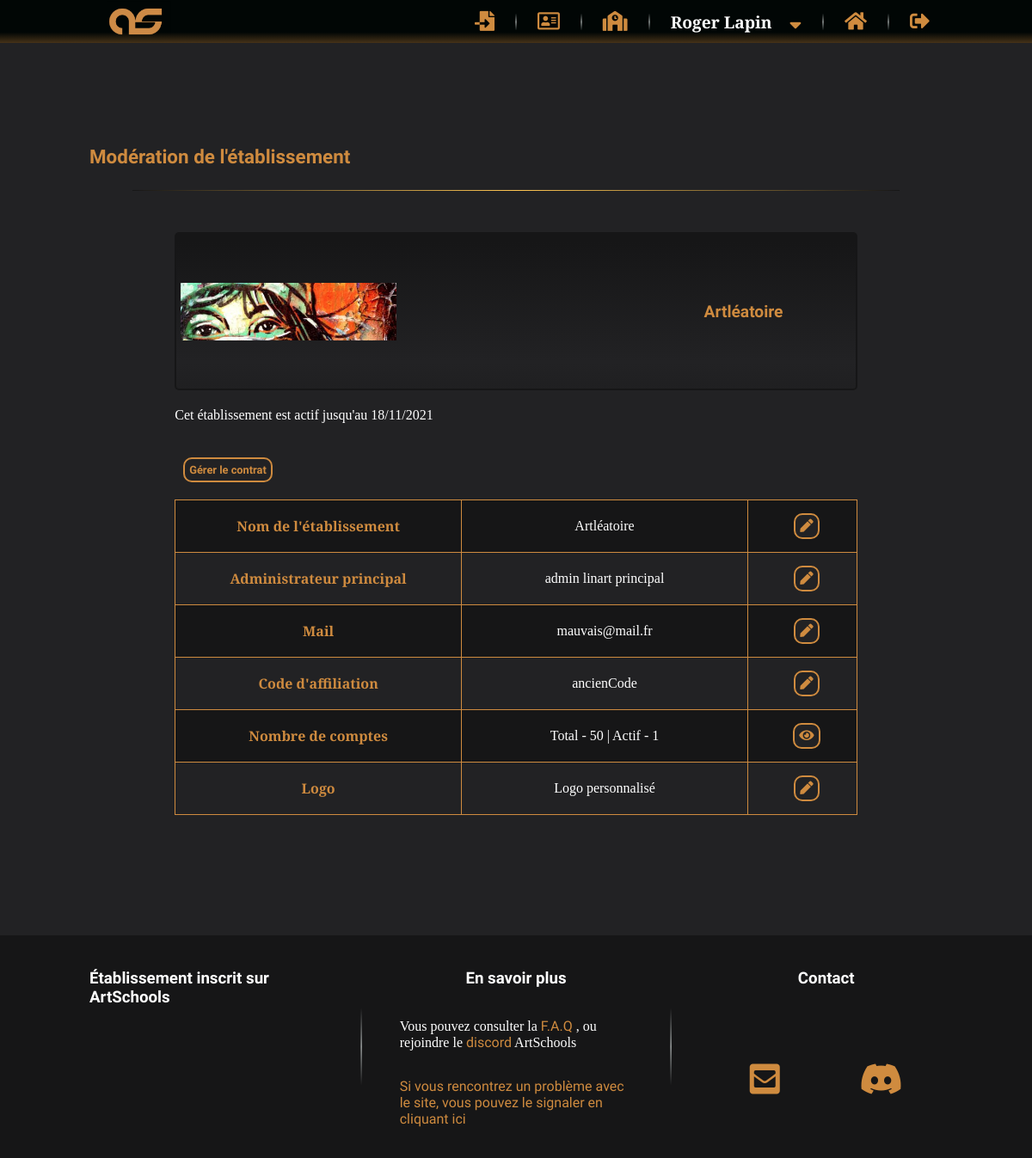
The page /P5_01_Code/indexAdmin.php?action=moderatSchool (signed in) on the database its author committed.
### tables this page shows
CREATE TABLE IF NOT EXISTS `as_school` (
  `id` int(11) NOT NULL AUTO_INCREMENT,
  `idAdmin` int(11) NOT NULL,
  `name` varchar(255) NOT NULL,
  `nameAdmin` varchar(255) NOT NULL,
  `mail` varchar(255) NOT NULL,
  `schoolGroups` text DEFAULT NULL,
  `code` varchar(255) NOT NULL,
  `nbEleve` int(11) DEFAULT 0,
  `nbActiveAccount` int(11) NOT NULL DEFAULT 0,
  `dateInscription` datetime NOT NULL,
  `logo` text NOT NULL,
  `isActive` tinyint(1) NOT NULL DEFAULT 1,
  `profileBannerInfo` text DEFAULT NULL,
  `profilePictureInfo` text DEFAULT NULL,
  `profileTextInfo` text DEFAULT NULL,
  PRIMARY KEY (`id`),
  KEY `idAdmin` (`idAdmin`) USING BTREE
);

### P5_01_Code/model/RenderView.php (called while the page is built, shortened)
<?php
class RenderView
{
    public static function render(string $template, string $view, array $data = null)
    {
        require 'view/' . $view;
    }
}

### P5_01_Code/model/School.php (called while the page is built, shortened)
<?php
class School
{
    private $id,
        $idAdmin,
        $name,
        $nameAdmin,
        $mail,
        $schoolGroups,
        $listSchoolGroups,
        $code,
        $nbEleve,
        $nbActiveAccount,
        $dateInscription,
        $logo,
        $isActive,
        $profileBannerInfo = null,
        $profileBanner,
        $noBanner,
        $profilePictureInfo = null,
        $profilePicture,
        $profilePictureOrientation,
        $profilePictureSize,
        $profileTextInfo = null,
        $profileTextBlock,
        $profileTextSchool;
    public function getIdAdmin()
    {
        return intval($this->idAdmin);
    }
    public function getName()
    {
        return $this->name;
    }
    public function getNameAdmin()
    {
        return $this->nameAdmin;
    }
    public function getMail()
    {
        return $this->mail;
    }
    public function getCode()
    {
        return $this->code;
    }
    public function getNbEleve()
    {
        return intval($this->nbEleve);
    }
    public function getNbActiveAccount()
    {
        return intval($this->nbActiveAccount);
    }
    public function getLogo()
    {
        return $this->logo;
    }
    public function getIsActive()
    {
        return $this->isActive;
    }
    public function setIsActive(bool $isActive)
    {
        $this->isActive = $isActive;
        return $this;
    }
}

### P5_01_Code/model/Database.php (called while the page is built, shortened)
<?php
abstract class Database
{
    protected static $db;
    protected function getConnection()
    {
        if (empty(self::$db)) {
            self::$db = new \PDO(self::DB_HOST, self::DB_LOGIN, self::DB_PASSWORD, self::DB_ERRMODE);
            return self::$db;
        } else {
            return self::$db;
        }
    }
    public function sql($req, array $parameters = null)
    {
        $q = $this->getConnection()->prepare($req);
        if ($parameters) {
            foreach ($parameters as $paraKey => $paraValue) {
                if (is_int($paraValue)) {
                    $q->bindValue($paraKey, $paraValue, \PDO::PARAM_INT);
                } else {
                    $q->bindValue($paraKey, $paraValue);
                }
            }
        }
        $q->execute();
        return $q;
    }
}

### P5_01_Code/model/SchoolManager.php (called while the page is built, shortened)
<?php
class SchoolManager extends AbstractManager
{
    public static $OBJECT_TYPE = 'Chemin\ArtSchools\Model\School';
    public static $TABLE_NAME = 'as_school';
    public static $TABLE_CHAMPS ='id, idAdmin, name, nameAdmin, mail, schoolGroups, code, nbEleve,
        nbActiveAccount, DATE_FORMAT(dateInscription, "%d/%m/%Y") AS dateInscription,
        logo, isActive, profileBannerInfo, profilePictureInfo, profileTextInfo';
    public function getSchoolByName(string $name)
    {
        if ($this->nameExists($name) || $name === ALL_SCHOOL) {
            if ($name === ALL_SCHOOL) {
                $q = $this->sql(
                    'SELECT ' . static::$TABLE_CHAMPS . '
                    FROM ' . static::$TABLE_NAME . '
                    ORDER BY id'
                );
                $result = $q->fetchAll(\PDO::FETCH_CLASS, static::$OBJECT_TYPE);
            } else {
                $q = $this->sql(
                    'SELECT ' . static::$TABLE_CHAMPS . '
                    FROM ' . static::$TABLE_NAME . '
                    WHERE name = :name',
                    [':name' => $name]
                );
                $result = $q->fetchObject(static::$OBJECT_TYPE);
            }
            return $result;
        } else {
            return false;
        }
    }
    public function nameExists(string $name)
    {
        if (strlen($name) > 0) {
            $q = $this->sql(
                'SELECT name
                FROM ' . static::$TABLE_NAME . '
                WHERE name = :name',
                [':name' => $name]
            );
            if ($q->fetch()) {
                   return true;
            } else {
                $q->closeCursor();
                return false;
            }
        } else {
            return  false;
        }
    }
}

### P5_01_Code/view/backend/moderatSchoolView.php (the view, shortened to what this page needs)
<section id="blockModeratSchool" class="container">
    <h1 class="fullWidth">Modération de l'établissement</h1>
    <hr>
    <article id="moderatSchool">
        <?php
        if (!empty($data['schools'])) {
            $school = $data['schools'];
            ?>
            <div class="blockSchool">
                <div class="<?=$school->getIsActive() ? "" : "inactiveSchool"?>">
                    <div>
                        <figure>
                            <img src="<?=$school->getLogo()?>" alt="Logo de l'établissement">
                        </figure>
                    </div>
                    <div>
                        <h2><a href="indexAdmin.php?action=schoolProfile&school=<?=$school->getName()?>"><?=$school->getName()?></a></h2>
                    </div>
                </div>
                <div>
                    <span><?=$data['contractInfo']?></span>
                    <span>
                        <button><a href="indexAdmin.php?action=settings">Gérer le contrat</a></button>
                    </span>
                    <table>
                        <tr>
                            <td>Nom de l'établissement</td>
                            <td><?=$school->getName()?></td>
                            <td><button class="btnEditName"><i class="fas fa-pen"></i></button></td>
                        </tr>
                        <tr>
                            <td>Administrateur principal</td>
                            <td><?=$school->getNameAdmin()?></td>
                            <td>
                                <?php
                                if ($school->getIdAdmin() === intval($_SESSION['id'])) {
                                    echo '<button class="btnEditAdmin"><i class="fas fa-pen"></i></button>';
                                }
                                ?>
                            </td>
                        </tr>
                        <tr>
                            <td>Mail</td>
                            <td><?=$school->getMail()?></td>
                            <td><button class="btnEditMail"><i class="fas fa-pen"></i></button></td>
                        </tr>
                        <tr>
                            <td>Code d'affiliation</td>
                            <td><?=$school->getCode()?></td>
                            <td><button class="btnEditCode"><i class="fas fa-pen"></i></button></td>
                        </tr>
                        <tr>
                            <td>Nombre de comptes</td>
                            <td>Total - <?=$school->getNbEleve()?> | Actif - <?=$school->getNbActiveAccount()?></td>
                            <td><a href="indexAdmin.php?action=moderatUsers"><button><i class="fas fa-eye"></i></button></a></td>
                        </tr>
                        <tr>
                            <td>Logo</td>
                            <td><?=$school->getLogo() === 'public/images/question-mark.png' ? 'Logo par défaut' : 'Logo personnalisé';?></td>
                            <td><button class="btnEditLogo"><i class="fas fa-pen"></i></button></td>
                        </tr>
                    </table>
                </div>
            </div>
            <?php
        } else {
            ?>
            <div class="blockStyleOne">
                <p class="msg orang textCenter">Il n'y a pas d'école à afficher</p>
            </div>
            <?php
        }
        ?>
    </article>
</section>

### P5_01_Code/public/css/styleGeneral.css (style rules this page uses)
body { margin: 0px; color: white; background-color: #222224; font-family: 'Slabo 27px', serif; }
h1 { font-size: 1.4em; color: #CF8B3F; }
h2 { font-size: 1.2em; color: #CF8B3F; }
h1, h2, h3, h4, h5, h6, caption { font-family: 'Asap', sans-serif; }
hr { background : linear-gradient(to right, #161617, #FFC652, #161617); border:none; height: 1px; width: 90%; }
section > h1 { text-align: left; }
a { text-decoration: none; color: #CF8B3F; font-family: 'Asap', sans-serif; }
i { font-size: 1.2em; }
figure { height: 300px; margin: 15px; display: flex; justify-content: center; align-items: center; overflow: hidden; }
figure img { max-width: 90%; max-height: 90%; }
.container { max-width: 90%; margin: auto; }
.fullWidth { width: 100%; }
.blockSchool { display: flex; flex-direction: column; width: 80%; margin: 40px 0; }
.blockSchool > div { display: flex; justify-content: space-between; align-items: center; }
.blockSchool > div:first-child { background: linear-gradient(to bottom, #161617 10px, transparent, #161617 290px); border: solid 2px #161617; border-radius: 5px; }
.blockSchool > div:first-child > div { width: 33%; height: 180px; display: flex; justify-content: center; align-items: center; }
.blockSchool figure { display: flex; justify-content: center; align-items: center; margin: 5px; height: 130px; overflow: hidden; }
.blockSchool img { max-width: 100%; max-height: 100%; }
.blockSchool i { color: #CF8B3F; cursor: pointer; }
.blockSchool td { text-align: center; }
.blockSchool table tr > td:first-child { color: #CF8B3F; font-weight:bold; }
.blockSchool table tr > td:first-child, .blockSchool table tr > td:nth-child(2) { width: 42%; }
.blockSchool table tr > td:last-child { width: 16%; }
button { padding: 5px; margin-left: 10px; background-color: #222224; color: #CF8B3F; font-weight: bolder; font-size: 1em; border: solid 2px #CF8B3F; border-radius: 10px; cursor: pointer; }
table { border-collapse: collapse; width: 100%; }
td { border: solid 1.5px #CF8B3F; padding: 15px; word-break: break-word; }
tr:nth-child(2n + 1) { background-color: #161617; }
@media all and (min-width:992px) and (max-width:1200px) { .container { max-width: 992px; } }
@media all and (min-width:992px) and (max-width:1200px) { figure { height: 250px; } }
@media all and (min-width:992px) and (max-width:1200px) { button { font-size: 0.8em; } }

### P5_01_Code/public/css/backend/moderatSchool.css (style rules this page uses)
#blockModeratSchool, #blockEditSchool { display: flex; flex-direction: column; justify-content: center; align-items: center; padding: 100px 0px; }
#blockModeratSchool > article { width: 100%; }
#blockModeratSchool .blockSchool > div:nth-child(2) { display: flex; flex-direction: column; }
#blockModeratSchool .blockSchool > div:nth-child(2) > span { text-align: left; width: 100%; padding: 20px 0; }
#moderatSchool, #editSchool { display: flex; justify-content: space-around; align-items: center; flex-wrap: wrap; }

### rows shown on the page
as_school: logo (picture), name "Artléatoire", nameAdmin "admin linart principal", mail "mauvais@mail.fr", code "ancienCode", nbEleve "50", nbActiveAccount "1"

### other values the page prints
$_SESSION['fullName'] "Roger Lapin"
$data['contractInfo'] "Cet établissement est actif jusqu'au 18/11/2021"
